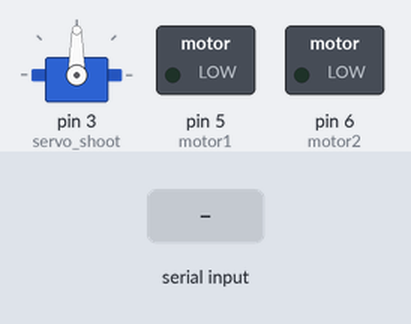
Simulated run of this sketch. Board: Arduino Uno, built with avr-gcc and run on an emulated ATmega328P. Shown: servo, switched loads named in the sketch (green lamp = pin HIGH). The test bench sets the inputs (shaded band).

Above: at 1.2 s.
1.3 s: "F" received over Serial
At 1.31 s:
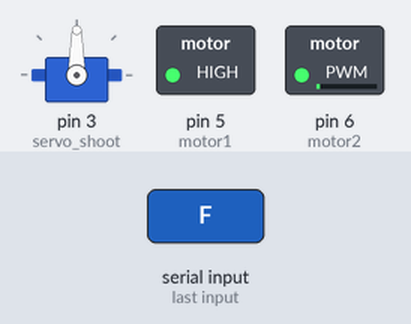
2.8 s: "B" received over Serial
At 2.81 s:
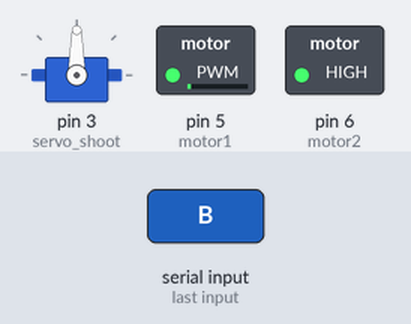
4.3 s: "R" received over Serial
At 4.31 s:
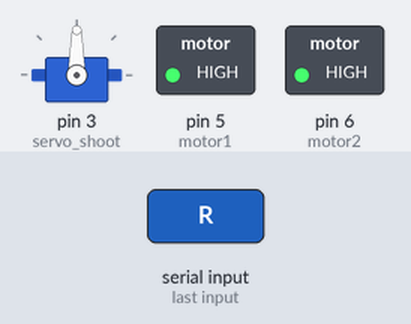
5.8 s: "S" received over Serial
At 6.2 s:
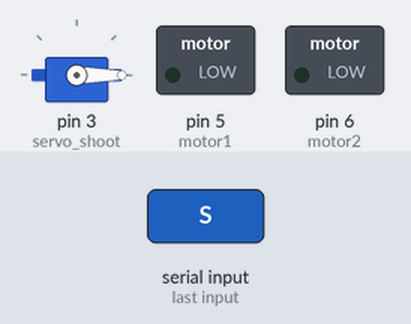
7.3 s: "L" received over Serial
At 8.5 s:
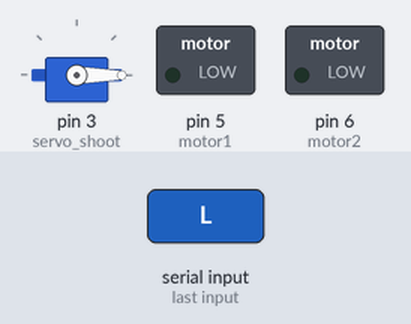
8.8 s: "F" received over Serial
At 8.81 s:
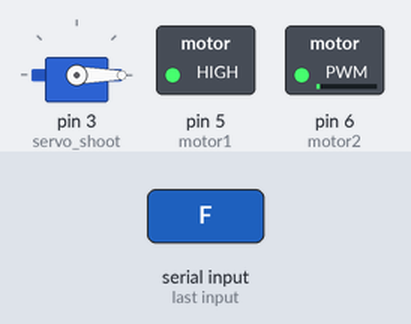
Timing chart, 0 to 11.3 s (numbered marks = the images above; inputs shaded):
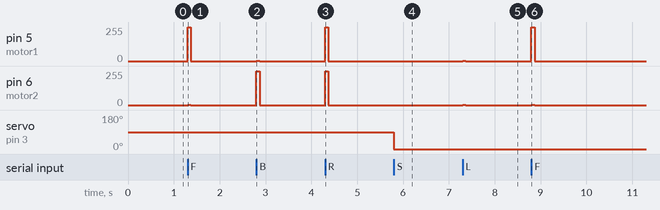

The sketch:

Harry_Potter_and_20_MTK.ino
```cpp
#include <SoftwareSerial.h>
#include <Servo.h>

Servo servo_shoot;
int motor1 = 5;  // motor left
int motor2 = 6;   //motor right
char bl_state;
int state = 0;
void setup() {
  servo_shoot.attach(3);  // (servo shoot pin 3)
  pinMode(motor1, OUTPUT);
  pinMode(motor2, OUTPUT);
  Serial.begin(9600);
}

void servo(){
  if (state == 1){
    servo_shoot.write(90);
    state = 0;
  }
  else {
    servo_shoot.write(0);
    state = 1;
  }
}
void stop(){
  analogWrite(motor1, 0);
  analogWrite(motor2, 0);
}

void loop() {

  if (Serial.available() > 0) {
    bl_state = Serial.read();

    if (bl_state == 'F') {  //Forward
      analogWrite(motor1, 255);
      analogWrite(motor2, -255);
      delay(70);
      stop();
    }
    if (bl_state == 'B') {  //Backward
      analogWrite(motor1, -255);
      analogWrite(motor2, 255);
      delay(70);
      stop();
    }
    if (bl_state == 'R') {   //Right
      analogWrite(motor1, 255);
      analogWrite(motor2, 255);
      delay(70);
      stop();
    }
    if (bl_state == 'L') {  //Left
      analogWrite(motor1, -255);
      analogWrite(motor2, -255);
      delay(70);
      stop();
    }
    if (bl_state == 'S') {   // shoot
      servo();
      }
 }
}
```

Measured:
- after the input at 1.3 s, pin 5 (motor1): 0/255 → 255/255 at once, → 0/255 0.07 s later; pin 6 (motor2): 0/255 → 1/255 at once, → 0/255 0.07 s later
- after the input at 2.8 s, pin 5 (motor1): 0/255 → 1/255 at once, → 0/255 0.07 s later; pin 6 (motor2): 0/255 → 255/255 at once, → 0/255 0.07 s later
- after the input at 4.3 s, pin 5 (motor1), pin 6 (motor2): 0/255 → 255/255 at once, → 0/255 0.07 s later
- after the input at 5.8 s, servo on pin 3 (servo_shoot): 90° → 0° at once
- after the input at 7.3 s, pin 5 (motor1), pin 6 (motor2): 0/255 → 1/255 at once, → 0/255 0.07 s later
- after the input at 8.8 s, pin 5 (motor1): 0/255 → 255/255 at once, → 0/255 0.07 s later; pin 6 (motor2): 0/255 → 1/255 at once, → 0/255 0.07 s later
